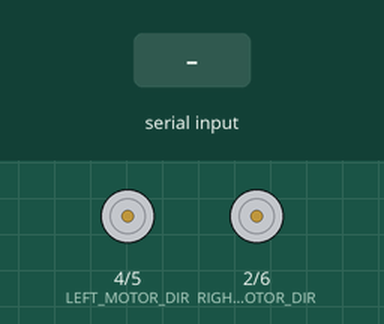
The sketch below on a simulated Arduino Uno, built with avr-gcc and run on an emulated ATmega328P. On the bench: direction and speed pins drawn as motors (green arrow = direction pin HIGH = forward, orange = LOW = backward, longer = more drive). Inputs (shaded band) come from the test bench. What the sketch prints to the serial monitor is not drawn.

Above: at 3.8 s.
3.9 s: byte 57 ('9') received over Serial
At 4.08 s:
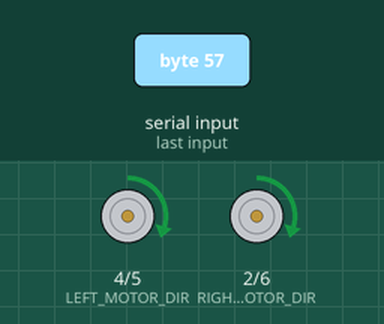
6.9 s: "s" received over Serial
8.4 s: byte 97 ('a') received over Serial
At 9.7 s:
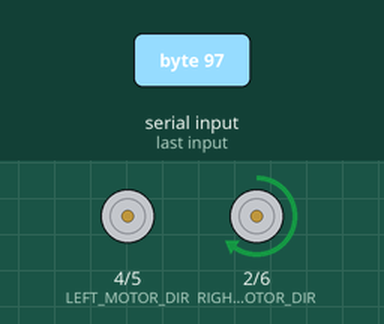
11.4 s: "S" received over Serial
At 12.6 s:
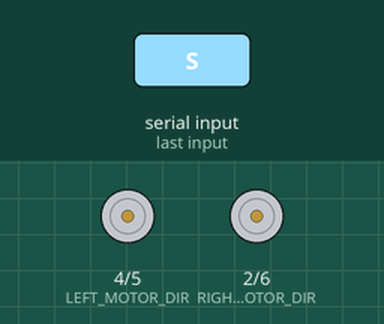
12.9 s: "3" received over Serial
At 14.2 s:
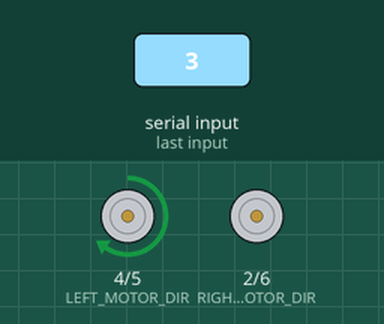
15.9 s: "4" received over Serial
At 16.6 s:
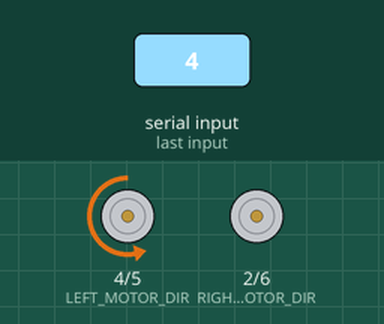
Timing chart, 0 to 19.0 s (numbered marks = the images above; inputs shaded):
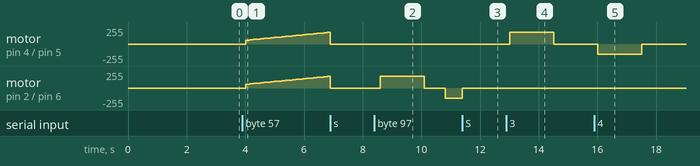

Measured:
- after the input at 3.9 s, motor on pin 4 (LEFT_MOTOR_DIR) / pin 5 (LEFT_MOTOR_PWM), motor on pin 2 (RIGHT_MOTOR_DIR) / pin 6 (RIGHT_MOTOR_PWM): moves from stopped to forward 175/255 over 2.8 s, starting after 0.12 s
- after the input at 8.4 s, motor on pin 2 (RIGHT_MOTOR_DIR) / pin 6 (RIGHT_MOTOR_PWM): stopped → forward 175/255 after 0.19 s, → stopped 1.5 s later, → backward 150/255 0.72 s later
- after the input at 11.4 s, motor on pin 2 (RIGHT_MOTOR_DIR) / pin 6 (RIGHT_MOTOR_PWM): backward 150/255 → stopped after 0.00 s instead of 0.91 s
- after the input at 12.9 s, motor on pin 4 (LEFT_MOTOR_DIR) / pin 5 (LEFT_MOTOR_PWM): stopped → forward 175/255 after 0.12 s, → stopped 1.5 s later
- after the input at 15.9 s, motor on pin 4 (LEFT_MOTOR_DIR) / pin 5 (LEFT_MOTOR_PWM): stopped → backward 150/255 after 0.12 s, → stopped 1.5 s later

The sketch:

motor_test.ino
```cpp
/*
 * ============================================================================
 *  motor_test.ino —— 全车电机（四个轮子）测试程序
 * ----------------------------------------------------------------------------
 *  硬件平台：Arduino UNO R3
 *            + Keyes L298P 电机驱动扩展板（KE0163）
 *            + 4 个直流减速电机（左右各两个）
 *
 *  【接线表】（默认值，可在“② 引脚定义”中修改）
 *  ---------------------------------------------------------------------------
 *   L298P 扩展板 A 组（右侧两轮）：方向 D2，调速/PWM D6
 *                                  M3 -> A1，M4 -> A2
 *   L298P 扩展板 B 组（左侧两轮）：方向 D4，调速/PWM D5
 *                                  M1 -> B2，M2 -> B1
 *  ---------------------------------------------------------------------------
 *   说明：L298P 只有 2 个驱动通道，同一通道上的两个电机是并联的，
 *         所以 M1 与 M2 只能同步转动、M3 与 M4 只能同步转动，
 *         测试时按“组”（通道）验证，而不是单独验证某一颗电机。
 *
 *  【安全提示】
 *    1. 接线、拔插电机前请断开电源（拔掉 USB 线或把扩展板拨码开关拨到 OFF）。
 *    2. 电池正负极切勿接反，否则可能烧毁电机驱动扩展板。
 *    3. 上传程序前请拔掉蓝牙模块（蓝牙占用 D0/D1 串口，会导致下载失败）。
 *    4. 测试前请把小车架空，让四个轮子悬空，防止小车突然冲出去。
 *    5. 电机“嗡嗡”响却不转属于堵转，会迅速发热，请立即按 s 停车检查。
 *
 *  【使用方法】
 *    1. 用支架或盒子把小车架起来，确认四轮离地；
 *    2. 打开串口监视器，波特率选择 9600；
 *    3. 发送下面的单个字符命令：
 *         1 / 2 ：A 组（右侧 M3、M4）正转 / 反转
 *         3 / 4 ：B 组（左侧 M1、M2）正转 / 反转
 *         5 / 6 ：左右同时正转（小车前进）/ 反转（小车后退）
 *         7 / 8 ：原地左转 / 原地右转
 *         9     ：PWM 速度爬坡测试（两组同步 60 -> 220 -> 60）
 *         a     ：自动全流程测试（依次测完全部电机，无需手动干预）
 *         s     ：立即停车（测试过程中也随时有效）
 *         + / - ：测试速度加 / 减 10
 *         m     ：重新打印命令菜单
 *    4. 判定标准：正转时该侧两个轮子都朝车头方向转，反转时都朝车尾方向转；
 *       若某个电机转向相反，把“① 可调参数区”中对应的 INVERT 开关改成 1。
 * ============================================================================
 */

/* ========================== ① 可调参数区 ========================== */

// —— 电机安装方向补偿 ——
// 若某个电机实际转向与程序相反（正转变成后退），把对应的值改为 1 即可。
#define LEFT_MOTOR_INVERT  0
#define RIGHT_MOTOR_INVERT 0

// —— 速度参数（PWM 取值 0 ~ 255）——
#define TEST_SPEED       150    // 默认测试速度，可用 + / - 在线调整
#define MIN_SPEED        60     // 最小有效速度：低于此值电机通常转不动，直接给 0 避免堵转发烫
#define MAX_SPEED        220    // 单轮最大速度限幅

// —— 时间参数 ——
#define STEP_RUN_MS      1500   // 单个测试步骤的持续时间(ms)
#define STEP_PAUSE_MS    600    // 两步之间的停顿时间(ms)，方便观察轮子是否停稳
#define START_DELAY_MS   2000   // 上电后等待时间(ms)，留出确认接线、看清串口的时间

// —— 爬坡测试参数 ——
#define RAMP_MIN         60     // 爬坡起始速度
#define RAMP_MAX         220    // 爬坡最高速度
#define RAMP_STEP        5      // 每一步调整的速度值
#define RAMP_INTERVAL_MS 120    // 每一步的持续时间(ms)

/* ========================== ② 引脚定义 ========================== */

// L298P 扩展板：A 组为右侧电机（M3、M4），B 组为左侧电机（M1、M2）
const uint8_t RIGHT_MOTOR_DIR = 2;   // A 组方向控制脚（IN）
const uint8_t RIGHT_MOTOR_PWM = 6;   // A 组速度控制脚（EN）
const uint8_t LEFT_MOTOR_DIR  = 4;   // B 组方向控制脚（IN）
const uint8_t LEFT_MOTOR_PWM  = 5;   // B 组速度控制脚（EN）

// 电机正转/反转对应的方向脚电平（本扩展板前进时两只方向脚均为 HIGH）
const uint8_t MOTOR_FORWARD_LEVEL  = HIGH;
const uint8_t MOTOR_BACKWARD_LEVEL = LOW;

/* ========================== ③ 全局变量 ========================== */

int g_speed = TEST_SPEED;   // 当前测试速度，可用 + / - 调整

/* ========================== ④ 电机原语（与 PD.ino 一致） ========================== */

/*
 * 设置单个电机的转速与方向
 * speed：-255 ~ +255，正值正转、负值反转、0 停止
 */
void setMotor(uint8_t pinDir, uint8_t pinPwm, int speed) {
  speed = constrain(speed, -MAX_SPEED, MAX_SPEED);

  if (abs(speed) < MIN_SPEED) {          // 速度太小电机转不动，直接关掉，避免堵转发烫
    analogWrite(pinPwm, 0);
    return;
  }

  digitalWrite(pinDir, speed > 0 ? MOTOR_FORWARD_LEVEL : MOTOR_BACKWARD_LEVEL);
  analogWrite(pinPwm, abs(speed));
}

/*
 * 设置左右两侧轮速
 * leftSpeed / rightSpeed：-255 ~ +255，同一侧的两个电机同步转动
 */
void setMotorSpeeds(int leftSpeed, int rightSpeed) {
  if (LEFT_MOTOR_INVERT)  leftSpeed  = -leftSpeed;
  if (RIGHT_MOTOR_INVERT) rightSpeed = -rightSpeed;

  setMotor(LEFT_MOTOR_DIR,  LEFT_MOTOR_PWM,  leftSpeed);
  setMotor(RIGHT_MOTOR_DIR, RIGHT_MOTOR_PWM, rightSpeed);
}

void carStop() { setMotorSpeeds(0, 0); }   // 停止

/* ========================== ⑤ 测试辅助函数 ========================== */

/*
 * 保持当前电机状态 ms 毫秒
 * 期间只响应 's' / 'S'：立即停车并返回 false；其它按键一律忽略，避免测试中误触发
 */
bool holdMotorState(unsigned long ms) {
  unsigned long start = millis();
  while (millis() - start < ms) {
    if (Serial.available()) {
      char c = Serial.read();
      if (c == 's' || c == 'S') {
        carStop();
        Serial.println(F(">> 收到 s，已停车"));
        return false;
      }
    }
  }
  return true;
}

/*
 * 执行一个测试步骤：先打印步骤说明和预期现象，再驱动电机 ms 毫秒后停车
 * title  ：步骤名称
 * expect ：预期现象，方便对照检查
 * leftSpeed / rightSpeed：本步骤的左右轮速度（带符号，0 表示该侧不动）
 * 返回 false 表示测试过程中被 s 命令中断
 */
bool runStep(const __FlashStringHelper* title, const __FlashStringHelper* expect,
             int leftSpeed, int rightSpeed, unsigned long ms) {
  Serial.println();
  Serial.print(F("---- ")); Serial.print(title); Serial.println(F(" ----"));
  Serial.print(F("     预期：")); Serial.println(expect);
  Serial.print(F("     左右轮速度 L=")); Serial.print(leftSpeed);
  Serial.print(F("  R=")); Serial.print(rightSpeed);
  Serial.print(F("，持续 ")); Serial.print(ms); Serial.println(F(" ms（随时可按 s 停车）"));

  setMotorSpeeds(leftSpeed, rightSpeed);
  if (!holdMotorState(ms)) return false;   // 中途被 s 打断

  carStop();
  delay(STEP_PAUSE_MS);                    // 停顿一下，便于确认轮子已停稳
  return true;
}

/* ========================== ⑥ 各测试项目 ========================== */

// —— 分组测试：验证一条通道上的两个电机 ——
bool testRightForward()  { return runStep(F("A 组（右侧 M3、M4）正转"), F("右前轮、右后轮都朝车头方向转"),
                                          0,   g_speed, STEP_RUN_MS); }
bool testRightBackward() { return runStep(F("A 组（右侧 M3、M4）反转"), F("右前轮、右后轮都朝车尾方向转"),
                                          0,  -g_speed, STEP_RUN_MS); }
bool testLeftForward()   { return runStep(F("B 组（左侧 M1、M2）正转"), F("左前轮、左后轮都朝车头方向转"),
                                          g_speed,  0, STEP_RUN_MS); }
bool testLeftBackward()  { return runStep(F("B 组（左侧 M1、M2）反转"), F("左前轮、左后轮都朝车尾方向转"),
                                         -g_speed,  0, STEP_RUN_MS); }

// —— 组合动作：验证四个电机是否同向配合 ——
bool testBothForward()   { return runStep(F("左右同时正转（小车前进）"), F("四个轮子都朝车头方向转"),
                                          g_speed,  g_speed, STEP_RUN_MS); }
bool testBothBackward()  { return runStep(F("左右同时反转（小车后退）"), F("四个轮子都朝车尾方向转"),
                                         -g_speed, -g_speed, STEP_RUN_MS); }
bool testSpinLeft()      { return runStep(F("原地左转（左轮反转、右轮正转）"), F("左侧轮子向后转、右侧轮子向前转，车头向左摆"),
                                         -g_speed,  g_speed, STEP_RUN_MS); }
bool testSpinRight()     { return runStep(F("原地右转（左轮正转、右轮反转）"), F("左侧轮子向前转、右侧轮子向后转，车头向右摆"),
                                          g_speed, -g_speed, STEP_RUN_MS); }

// —— PWM 速度爬坡：验证调速是否平滑、低速能否顺利启动 ——
bool testSpeedRamp() {
  Serial.println();
  Serial.println(F("---- PWM 速度爬坡测试（两组同步） ----"));
  Serial.print(F("     预期：速度从 ")); Serial.print(RAMP_MIN);
  Serial.print(F(" 升到 "));            Serial.print(RAMP_MAX);
  Serial.println(F(" 再降回来，轮子由慢到快、再由快到慢，中间不卡顿、不堵转"));

  bool ok = true;
  for (int s = RAMP_MIN; s <= RAMP_MAX && ok; s += RAMP_STEP) {
    setMotorSpeeds(s, s);
    Serial.print(F("     速度 = ")); Serial.println(s);
    ok = holdMotorState(RAMP_INTERVAL_MS);
  }
  for (int s = RAMP_MAX; s >= RAMP_MIN && ok; s -= RAMP_STEP) {
    setMotorSpeeds(s, s);
    Serial.print(F("     速度 = ")); Serial.println(s);
    ok = holdMotorState(RAMP_INTERVAL_MS);
  }

  carStop();
  return ok;
}

/*
 * 自动全流程测试：把上面所有项目依次跑一遍
 * 中途按 s 会立即停车并结束整个流程
 */
void autoTest() {
  Serial.println();
  Serial.println(F("===== 自动全流程测试开始（随时可按 s 停止） ====="));

  bool ok = true;
  ok = ok && testRightForward();
  ok = ok && testRightBackward();
  ok = ok && testLeftForward();
  ok = ok && testLeftBackward();
  ok = ok && testBothForward();
  ok = ok && testBothBackward();
  ok = ok && testSpinLeft();
  ok = ok && testSpinRight();
  ok = ok && testSpeedRamp();

  carStop();
  Serial.println();
  if (ok) {
    Serial.println(F("===== 自动全流程测试结束，检查要点 ====="));
    Serial.println(F(" 1) 4 个轮子都能转，没有不转、卡顿或异响的电机；"));
    Serial.println(F(" 2) 正转时 4 个轮子都朝车头方向转（若某一侧相反，改 INVERT 开关）；"));
    Serial.println(F(" 3) 前进/后退/原地左右转的方向与菜单描述一致；"));
    Serial.println(F(" 4) 爬坡时转速随速度值平滑变化，低速段不抖动、不堵转。"));
    Serial.println(F("========================================"));
  } else {
    Serial.println(F(">> 测试被 s 中断，电机会保持停止"));
  }
}

// —— 串口命令菜单 ——
void printMenu() {
  Serial.println();
  Serial.println(F("================= 全车电机测试 ================="));
  Serial.println(F(" 1 : A 组（右侧 M3、M4）正转"));
  Serial.println(F(" 2 : A 组（右侧 M3、M4）反转"));
  Serial.println(F(" 3 : B 组（左侧 M1、M2）正转"));
  Serial.println(F(" 4 : B 组（左侧 M1、M2）反转"));
  Serial.println(F(" 5 : 左右同时正转（小车前进）"));
  Serial.println(F(" 6 : 左右同时反转（小车后退）"));
  Serial.println(F(" 7 : 原地左转"));
  Serial.println(F(" 8 : 原地右转"));
  Serial.println(F(" 9 : PWM 速度爬坡测试"));
  Serial.println(F(" a : 自动全流程测试"));
  Serial.println(F(" s : 立即停车"));
  Serial.println(F(" + / - : 测试速度 ±10"));
  Serial.println(F(" m : 重新打印本菜单"));
  Serial.print(F("当前测试速度 = ")); Serial.println(g_speed);
  Serial.println(F("==============================================="));
}

/* ========================== ⑦ 初始化 ========================== */

void setup() {
  Serial.begin(9600);   // 与示例文档保持一致

  pinMode(RIGHT_MOTOR_DIR, OUTPUT);
  pinMode(RIGHT_MOTOR_PWM, OUTPUT);
  pinMode(LEFT_MOTOR_DIR, OUTPUT);
  pinMode(LEFT_MOTOR_PWM, OUTPUT);

  carStop();            // 先确保电机静止，避免上电瞬间乱跑

  Serial.println(F("=== 全车电机测试（UNO R3 + L298P） ==="));
  Serial.println(F("请先把小车架空、四轮悬空，再开始测试！"));
  printMenu();

  delay(START_DELAY_MS);   // 留出读提示、确认接线的时间
}

/* ========================== ⑧ 主循环：串口命令解析 ========================== */

void loop() {
  if (!Serial.available()) return;

  char cmd = Serial.read();
  switch (cmd) {
    // —— 单组测试：A 组 = 右侧（M3、M4），B 组 = 左侧（M1、M2）——
    case '1': testRightForward();  break;
    case '2': testRightBackward(); break;
    case '3': testLeftForward();   break;
    case '4': testLeftBackward();  break;

    // —— 组合动作 ——
    case '5': testBothForward();   break;
    case '6': testBothBackward();  break;
    case '7': testSpinLeft();      break;
    case '8': testSpinRight();     break;

    // —— 调速 / 爬坡 ——
    case '9': testSpeedRamp();     break;
    case '+':
      g_speed = min(g_speed + 10, MAX_SPEED);
      Serial.print(F(">> 当前测试速度 = ")); Serial.println(g_speed);
      break;
    case '-':
      g_speed = max(g_speed - 10, MIN_SPEED);
      Serial.print(F(">> 当前测试速度 = ")); Serial.println(g_speed);
      break;

    // —— 自动全流程 / 停车 / 菜单 ——
    case 'a': autoTest();          break;
    case 's': carStop(); Serial.println(F(">> 已停车")); break;
    case 'm': printMenu();         break;

    default: break;   // 忽略换行、空格等其它字符
  }
}

/* ============================================================================
 *  【常见问题】
 *   - 某个轮子反向：把对应的 LEFT_MOTOR_INVERT / RIGHT_MOTOR_INVERT 改成 1，
 *     或者把该电机的两根线在 A1/A2（B1/B2）端子上对调；
 *   - 电机不转或叫声大：多为供电不足，请使用 7~9V 电池而非仅靠 USB 供电；
 *   - 只有一个电机不转：先对调同一通道上的两个电机插头，确认是电机问题还是板子问题；
 *   - 四个轮子都不转：检查扩展板拨码开关是否打到 ON、电池是否装好；
 *   - 转速忽快忽慢：确认电池电量充足，避免与大功率外设共用一路电源。
 * ========================================================================== */
```
